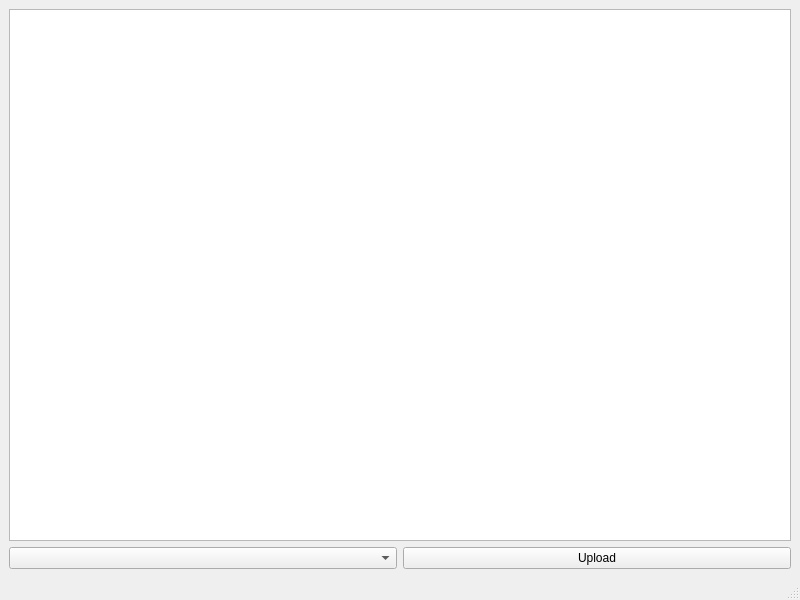
<?xml version="1.0" encoding="UTF-8"?>
<ui version="4.0">
 <class>MainWindow</class>
 <widget class="QMainWindow" name="MainWindow">
  <property name="geometry">
   <rect>
    <x>0</x>
    <y>0</y>
    <width>800</width>
    <height>600</height>
   </rect>
  </property>
  <property name="windowTitle">
   <string>MainWindow</string>
  </property>
  <widget class="QWidget" name="centralwidget">
   <layout class="QVBoxLayout" name="verticalLayout">
    <item>
     <widget class="QTextEdit" name="textEdit"/>
    </item>
    <item>
     <layout class="QHBoxLayout" name="horizontalLayout">
      <item>
       <widget class="QComboBox" name="COMSelect"/>
      </item>
      <item>
       <widget class="QPushButton" name="pushButton_2">
        <property name="text">
         <string>Upload</string>
        </property>
       </widget>
      </item>
     </layout>
    </item>
   </layout>
  </widget>
  <widget class="QMenuBar" name="menubar">
   <property name="geometry">
    <rect>
     <x>0</x>
     <y>0</y>
     <width>800</width>
     <height>21</height>
    </rect>
   </property>
  </widget>
  <widget class="QStatusBar" name="statusbar"/>
  <action name="actionSet_Arduino_CLI_Location">
   <property name="text">
    <string>Set Arduino CLI Location</string>
   </property>
  </action>
 </widget>
 <resources/>
 <connections/>
</ui>
